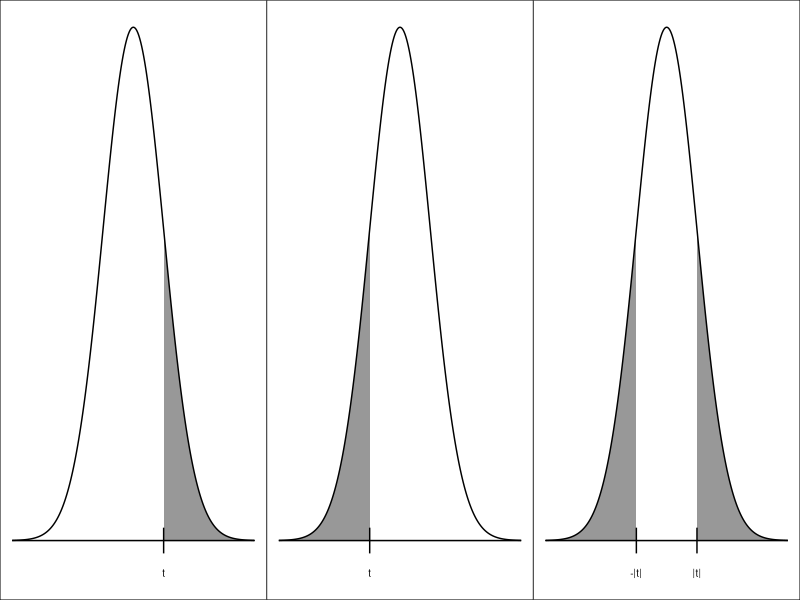

Recreate this plot in R.
library(ggplot2)
library(gridExtra)


p1 = ggplot() + xlim(-4,4) +
    geom_polygon(aes(x = c(1, seq(1,4,0.01), 4),
                     y = c(0, dnorm(seq(1, 4, 0.01)), 0)),
                 alpha = 0.5) +
    stat_function(fun = dnorm, size = 0.5, n = 1000) + theme_void() +
    annotate("segment", x = 1, xend = 1, y = -.01, yend = .01, size = .5) +
    annotate("segment", x = -4, xend = 4, y = 0, yend = 0, size = .5) +
    annotate("text", x = 1, y = -.025, label = "t", size = 2.5) +
    theme(
        panel.background = element_rect(fill='transparent'), #transparent panel bg
        plot.background = element_rect(fill='transparent', color=NA), #transparent plot bg
        panel.grid.major = element_blank(), #remove major gridlines
        panel.grid.minor = element_blank(), #remove minor gridlines
        legend.background = element_rect(fill='transparent'), #transparent legend bg
        legend.box.background = element_rect(fill='transparent') #transparent legend panel
    )

p2 = ggplot() + xlim(-4,4) +
    geom_polygon(aes(x = c(-4, seq(-4,-1,0.01), -1),
                     y = c(0, dnorm(seq(-4, -1, 0.01)), 0)),
                 alpha = 0.5) +
    stat_function(fun = dnorm, size = 0.5, n = 1000) + theme_void() +
    annotate("segment", x = -1, xend = -1, y = -.01, yend = .01, size = 0.5) +
    annotate("segment", x = -4, xend = 4, y = 0, yend = 0, size = 0.5) +
    annotate("text", x = -1, y = -.025, label = "t", size = 2.5)+
    theme(
        panel.background = element_rect(fill='transparent'), #transparent panel bg
        plot.background = element_rect(fill='transparent', color=NA), #transparent plot bg
        panel.grid.major = element_blank(), #remove major gridlines
        panel.grid.minor = element_blank(), #remove minor gridlines
        legend.background = element_rect(fill='transparent'), #transparent legend bg
        legend.box.background = element_rect(fill='transparent') #transparent legend panel
    )

p3 = ggplot() + xlim(-4,4) +
    geom_polygon(aes(x = c(-4, seq(-4,-1,0.01), -1),
                     y = c(0, dnorm(seq(-4, -1, 0.01)), 0)),
                 alpha = 0.5) +
    geom_polygon(aes(x = c(1, seq(1,4,0.01), 4),
                     y = c(0, dnorm(seq(1, 4, 0.01)), 0)),
                 alpha = 0.5) +
    stat_function(fun = dnorm, size =  0.5, n = 1000) + theme_void() +
    annotate("segment", x = -1, xend = -1, y = -.01, yend = .01, size =  0.5) +
    annotate("segment", x = 1, xend = 1, y = -.01, yend = .01, size =  0.5) +
    annotate("segment", x = -4, xend = 4, y = 0, yend = 0, size =  0.5) +
    annotate("text", x = -1, y = -.025, label = "-|t|", size = 2.5) +
    annotate("text", x = 1, y = -.025, label = "|t|", size = 2.5)+
    theme(
        panel.background = element_rect(fill='transparent'), #transparent panel bg
        plot.background = element_rect(fill='transparent', color=NA), #transparent plot bg
        panel.grid.major = element_blank(), #remove major gridlines
        panel.grid.minor = element_blank(), #remove minor gridlines
        legend.background = element_rect(fill='transparent'), #transparent legend bg
        legend.box.background = element_rect(fill='transparent') #transparent legend panel
    )


fp = grid.arrange(p1, p2, p3, nrow=1)

ggsave("testing.png", fp, bg = "transparent", width = 1400, height = 300, units = "px")


